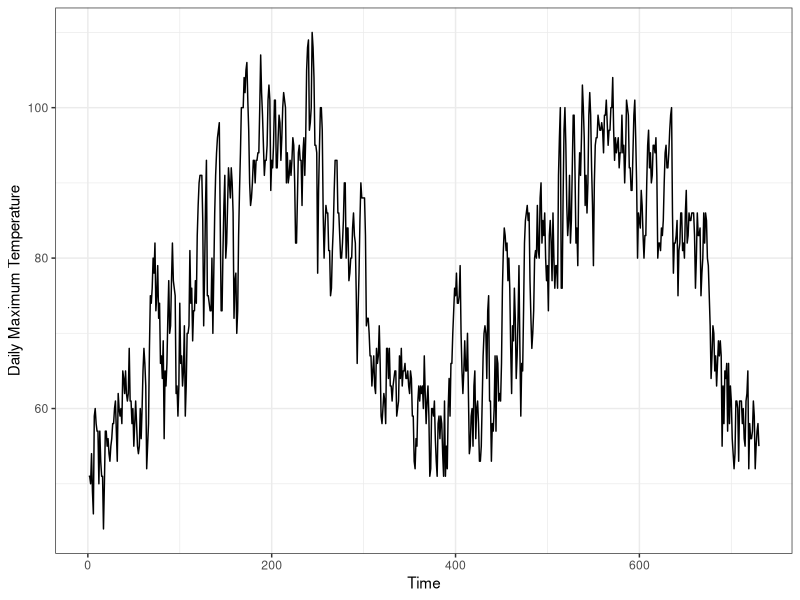
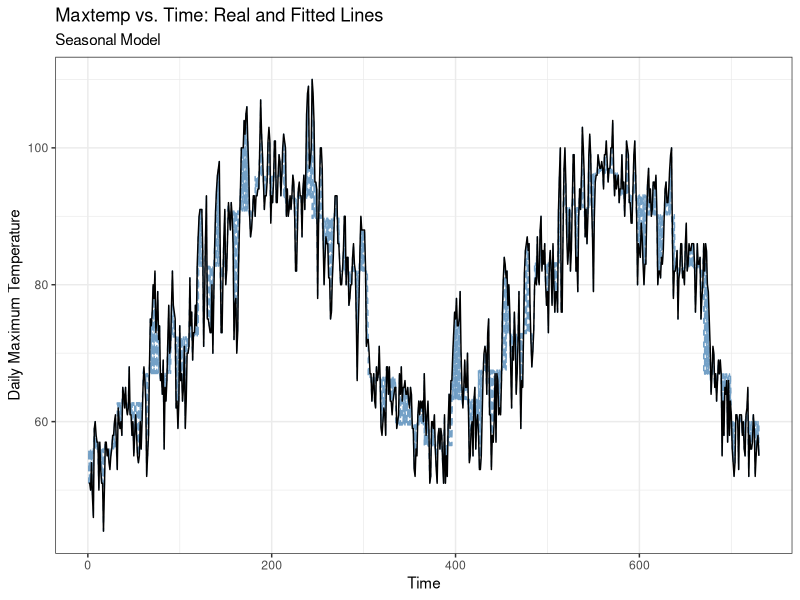
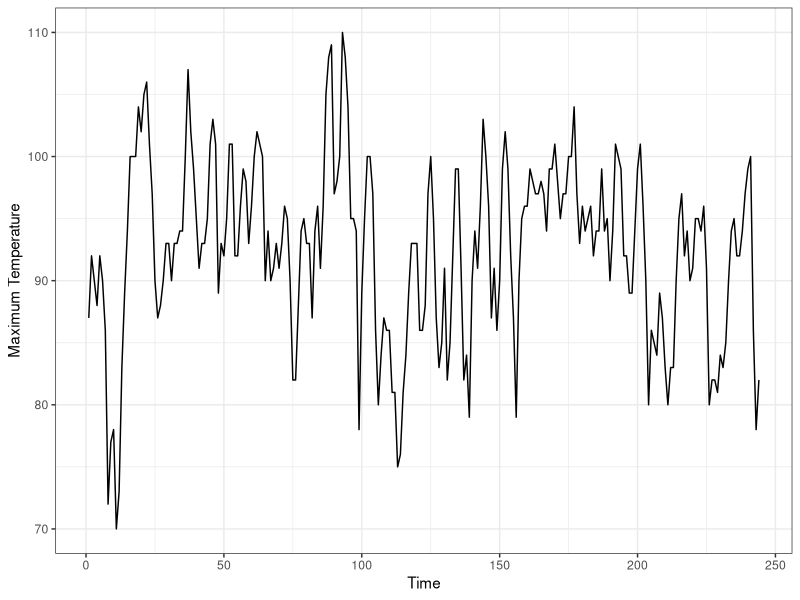
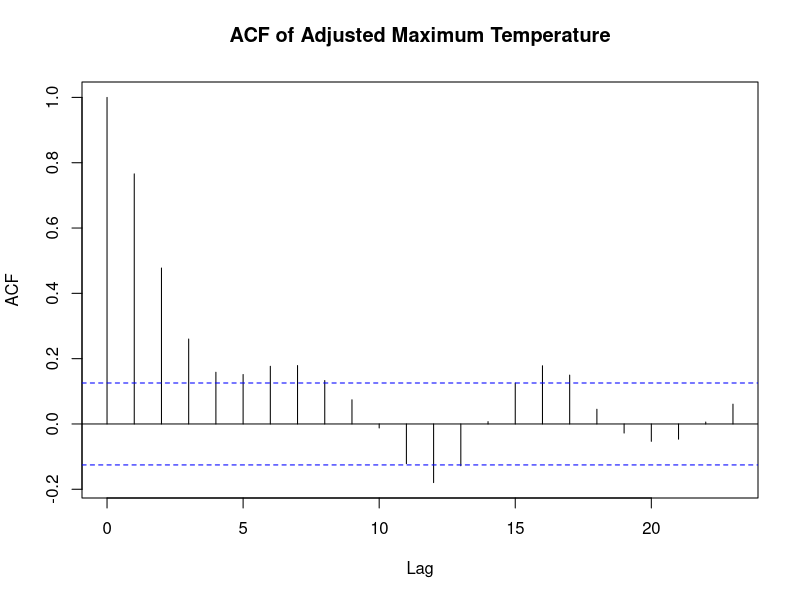
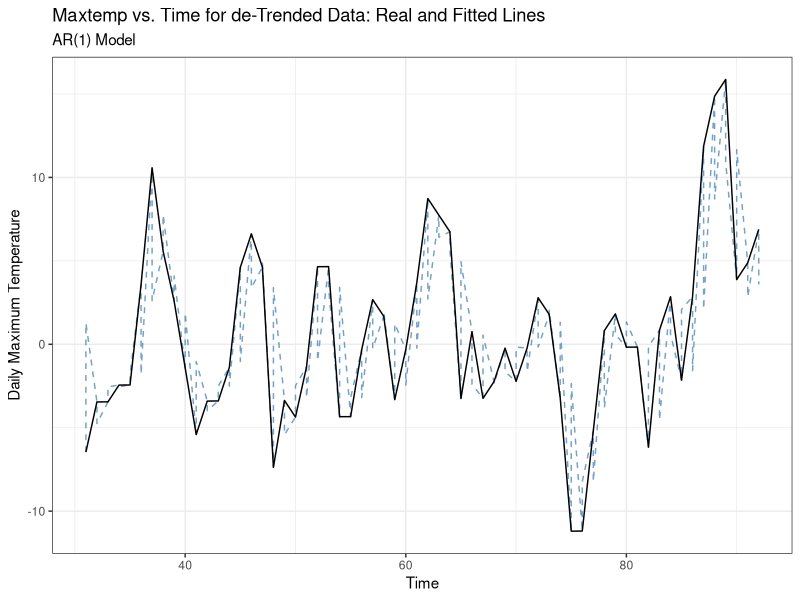

Recreate these plots in R, in order.
library(tidyverse)
library(sandwich)
library(ggthemes)
library(knitr)
library(car)
library(Hmisc)
library(lmtest)

#1
DavisWeather = read.csv("DavisWeather.csv")[,-1]
DavisWeather$t = 1:nrow(DavisWeather)
DavisWeather = DavisWeather %>% select(t, everything())
DavisWeather %>% ggplot(aes(x = t, y = maxtemp)) + geom_line() + theme_bw() +
  scale_x_continuous("Time") + scale_y_continuous("Daily Maximum Temperature") #+ geom_smooth(method = "lm", formula = "y~x", se = F)

"The maxtemp data is not stationary because the expected value of maxtemp changes
over time (t); from time 0 to 200, maxtemp increases over time, from 200-400 maxtemp 
decreases over time, and the pattern repeats from 400-600 and 600-730. The expected
value of temp is not constant for all levels of t, meaning the ZCM is not satisfied."

#2
DavisWeather$Feb = ifelse(DavisWeather$month == 2, 1, 0)
DavisWeather$Mar = ifelse(DavisWeather$month == 3, 1, 0)
DavisWeather$Apr = ifelse(DavisWeather$month == 4, 1, 0)
DavisWeather$May = ifelse(DavisWeather$month == 5, 1, 0)
DavisWeather$Jun = ifelse(DavisWeather$month == 6, 1, 0)
DavisWeather$Jul = ifelse(DavisWeather$month == 7, 1, 0)
DavisWeather$Aug = ifelse(DavisWeather$month == 8, 1, 0)
DavisWeather$Sep = ifelse(DavisWeather$month == 9, 1, 0)
DavisWeather$Oct = ifelse(DavisWeather$month == 10, 1, 0)
DavisWeather$Nov = ifelse(DavisWeather$month == 11, 1, 0)
DavisWeather$Dec = ifelse(DavisWeather$month == 12, 1, 0)

# Regressing MaxTemp on monthly dummies
seasonal.model = lm(maxtemp ~ t + Feb + Mar + Apr + May + Jun + Jul + Aug + Sep + 
                      Oct + Nov + Dec, data = DavisWeather)
"Ho = B2 + B3 + B4 + ... + B12 = 0"
"Ha = B2 + B3 + B4 + ... + B12 != 0"

linearHypothesis(seasonal.model, c("Feb + Mar + Apr + May + Jun + Jul + Aug + Sep + 
                                   Oct + Nov + Dec = 0"))

#3
DavisWeather$maxtemphat = predict(seasonal.model)

df1 = cbind.data.frame(X = DavisWeather$t, Y = DavisWeather$maxtemp, Type = "Real")
tobind = cbind.data.frame(X = DavisWeather$t, Y = DavisWeather$maxtemphat, Type = "Predicted")
df2 = rbind.data.frame(df1, tobind)
ggplot(data = subset(df2, Type == "Real"), aes(x = X, y = Y)) + 
  geom_line(data = subset(df2, Type = "Predicted"), 
            linetype = "dashed", color = "steelblue", 
            alpha = I(3/4)) + geom_line() + 
  theme_bw() + scale_y_continuous("Daily Maximum Temperature") + 
  scale_x_continuous("Time") + ggtitle("Maxtemp vs. Time: Real and Fitted Lines", subtitle = "Seasonal Model")

"The model appears to fit the data well. This result is likely 
because the model has very significant seasonality, so when we 
added time trend and dummy season variables, the predicted values
from the new model fit the data very closely."

#4
DavisSummer = DavisWeather %>% filter(month > 5, month < 10)
DavisSummer$t = 1:nrow(DavisSummer)
DavisSummer %>% ggplot(aes(x = t, y = maxtemp)) + geom_line() + theme_bw() +
  scale_x_continuous("Time") + scale_y_continuous("Maximum Temperature")

DavisSummer$L.maxtemp <- Lag(DavisSummer$maxtemp,1)
DavisSummer$L2.maxtemp <- Lag(DavisSummer$maxtemp,2)

cor(DavisSummer$maxtemp[2:244], DavisSummer$L.maxtemp[2:244])
cor(DavisSummer$maxtemp[3:244], DavisSummer$L2.maxtemp[3:244])
acf(DavisSummer$maxtemp, main = "ACF of Adjusted Maximum Temperature")

#5
detrend.model = lm(maxtemp ~ t + Jul + Aug + Sep, data = DavisSummer)
DavisSummer$maxtempdet = detrend.model$residuals
DavisSummer$L.maxtempdet = Lag(DavisSummer$maxtempdet,1)
ar1.model = lm(maxtempdet ~ L.maxtempdet, data = DavisSummer)
summary(ar1.model)

#6
DavisSummer$maxtemphatdet[2:nrow(DavisSummer)] = ar1.model$fitted.values
DavisSummer1 = DavisSummer %>% filter(year == 2017 & (Jul == 1 | Aug == 1))
df1 = cbind.data.frame(X = DavisSummer1$t, Y = DavisSummer1$maxtempdet, Type = "Real")
tobind = cbind.data.frame(X = DavisSummer1$t, Y = DavisSummer1$maxtemphatdet, Type = "Predicted")
df2 = rbind.data.frame(df1, tobind)
ggplot(data = subset(df2, Type == "Real"), aes(x = X, y = Y)) + 
  geom_line(data = subset(df2, Type = "Predicted"), 
            linetype = "dashed", color = "steelblue", 
            alpha = I(3/4)) + geom_line() + 
  theme_bw() + scale_y_continuous("Daily Maximum Temperature") + 
  scale_x_continuous("Time") + ggtitle("Maxtemp vs. Time for de-Trended Data: Real and Fitted Lines", subtitle = "AR(1) Model")

#7 (written)

#8
bgtest(ar1.model)

"Reject the null hypothesis of zero serial correlation and conclude (based on the p-value)
that there is serial correlation in the AR(1) model from Q5. The error terms in the AR(1)
model are correlated."
